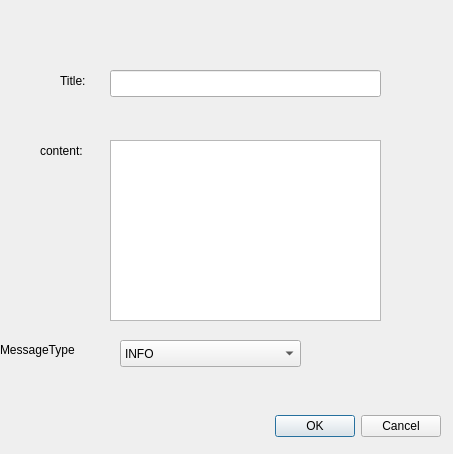
<?xml version="1.0" encoding="UTF-8"?>
<ui version="4.0">
 <class>Dialog</class>
 <widget class="QDialog" name="Dialog">
  <property name="geometry">
   <rect>
    <x>0</x>
    <y>0</y>
    <width>453</width>
    <height>454</height>
   </rect>
  </property>
  <property name="windowTitle">
   <string>Dialog</string>
  </property>
  <property name="locale">
   <locale language="English" country="UnitedStates"/>
  </property>
  <widget class="QDialogButtonBox" name="buttonBox">
   <property name="geometry">
    <rect>
     <x>100</x>
     <y>410</y>
     <width>341</width>
     <height>32</height>
    </rect>
   </property>
   <property name="orientation">
    <enum>Qt::Horizontal</enum>
   </property>
   <property name="standardButtons">
    <set>QDialogButtonBox::Cancel|QDialogButtonBox::Ok</set>
   </property>
  </widget>
  <widget class="QLabel" name="label">
   <property name="geometry">
    <rect>
     <x>60</x>
     <y>70</y>
     <width>51</width>
     <height>21</height>
    </rect>
   </property>
   <property name="text">
    <string>Title:</string>
   </property>
  </widget>
  <widget class="QLineEdit" name="title">
   <property name="geometry">
    <rect>
     <x>110</x>
     <y>70</y>
     <width>271</width>
     <height>27</height>
    </rect>
   </property>
  </widget>
  <widget class="QLabel" name="label_2">
   <property name="geometry">
    <rect>
     <x>40</x>
     <y>140</y>
     <width>81</width>
     <height>21</height>
    </rect>
   </property>
   <property name="text">
    <string>content:</string>
   </property>
  </widget>
  <widget class="QTextEdit" name="content">
   <property name="geometry">
    <rect>
     <x>110</x>
     <y>140</y>
     <width>271</width>
     <height>181</height>
    </rect>
   </property>
  </widget>
  <widget class="QLabel" name="label_3">
   <property name="geometry">
    <rect>
     <x>0</x>
     <y>340</y>
     <width>111</width>
     <height>19</height>
    </rect>
   </property>
   <property name="text">
    <string>MessageType</string>
   </property>
  </widget>
  <widget class="QComboBox" name="comboBox">
   <property name="geometry">
    <rect>
     <x>120</x>
     <y>340</y>
     <width>181</width>
     <height>27</height>
    </rect>
   </property>
   <item>
    <property name="text">
     <string>INFO</string>
    </property>
   </item>
   <item>
    <property name="text">
     <string>WARNING</string>
    </property>
   </item>
   <item>
    <property name="text">
     <string>ERROR</string>
    </property>
   </item>
   <item>
    <property name="text">
     <string>YESNO_QUESTION</string>
    </property>
   </item>
   <item>
    <property name="text">
     <string>YESNOCANCEL_QUESTION</string>
    </property>
   </item>
  </widget>
 </widget>
 <resources/>
 <connections>
  <connection>
   <sender>buttonBox</sender>
   <signal>accepted()</signal>
   <receiver>Dialog</receiver>
   <slot>accept()</slot>
   <hints>
    <hint type="sourcelabel">
     <x>248</x>
     <y>254</y>
    </hint>
    <hint type="destinationlabel">
     <x>157</x>
     <y>274</y>
    </hint>
   </hints>
  </connection>
  <connection>
   <sender>buttonBox</sender>
   <signal>rejected()</signal>
   <receiver>Dialog</receiver>
   <slot>reject()</slot>
   <hints>
    <hint type="sourcelabel">
     <x>316</x>
     <y>260</y>
    </hint>
    <hint type="destinationlabel">
     <x>286</x>
     <y>274</y>
    </hint>
   </hints>
  </connection>
 </connections>
</ui>
